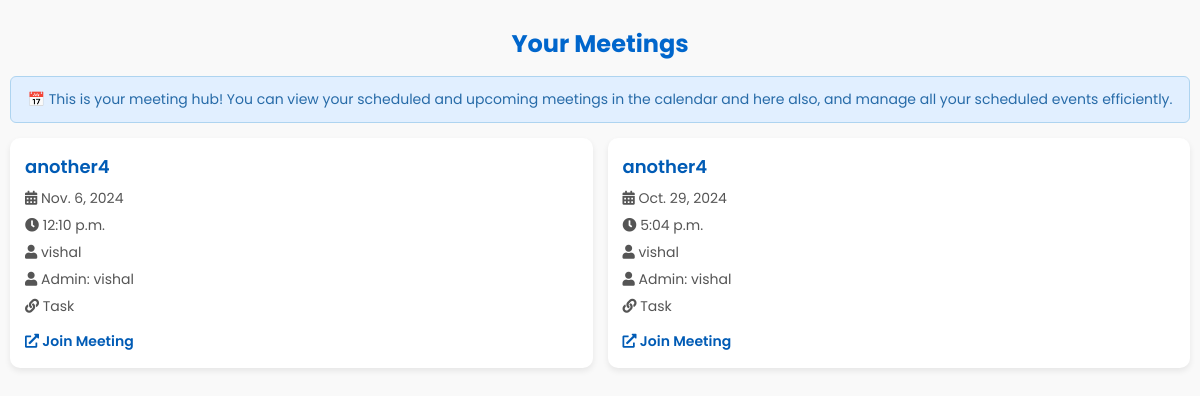
The page /meet/user_meetings/ (signed in) on the database its author committed.
### meet/models.py (models this page shows, shortened)
class Meeting(models.Model):
    title = models.CharField(max_length=100, null=True)
    date = models.DateField(null=True)
    time = models.TimeField(null=True)
    meeting_link=models.TextField(null=True)
    meeting_type=models.CharField(max_length=100, choices=(('Task','Task'),('Standup','Standup'),('Personal','Personal'),('Team','Team')), null=True)
    user = models.ForeignKey(User, on_delete=models.CASCADE, null=True)
    admin = models.ForeignKey(User, related_name='admin_user', on_delete=models.CASCADE, null=True)

### meet/views.py (the view)
# urls.py: path('user_meetings/',user_meetings, name='user_meetings'),
def user_meetings(request):
    meetings=Meeting.objects.filter(user=request.user)
    return render(request,'meet/user_meetings.html',{'meetings':meetings})

### meet/templates/meet/user_meetings.html (shortened to what this page needs)
<!DOCTYPE html>
<html lang="en">
<head>
    <link rel="stylesheet" href="https://cdnjs.cloudflare.com/ajax/libs/font-awesome/5.15.4/css/all.min.css">
</head>
<body>
    <h1>Your Meetings</h1>
    <div class="alert">
        📅 This is your meeting hub! You can view your scheduled and upcoming meetings in the calendar and here also, and manage all your scheduled events efficiently.
    </div>
    <div class="meetings-container">
        {% for meeting in meetings %}
            <div class="meeting-card">
                <div class="meeting-title">{{ meeting.title }}</div>
                <div class="meeting-details"><i class="fas fa-calendar-alt"></i> {{ meeting.date }}</div>
                <div class="meeting-details"><i class="fas fa-clock"></i> {{ meeting.time }}</div>
                <div class="meeting-details"><i class="fas fa-user"></i> {{ meeting.user.username }}</div>
                <div class="meeting-details"><i class="fas fa-user"></i> Admin: {{ meeting.admin.username }}</div>
                <div class="meeting-details"><i class="fas fa-link"></i> {{ meeting.meeting_type }}</div>
                <a href="{{ meeting.meeting_link }}" class="meeting-link"><i class="fas fa-external-link-alt"></i> Join Meeting</a>
            </div>
        {% empty %}
            <div class="meeting-card">
                <p>No meetings scheduled.</p>
            </div>
        {% endfor %}
    </div>
</body>
</html>

### meet/templates/meet/user_meetings.html (style rules this page uses)
body { font-family: 'Poppins', sans-serif; background-color: #f9f9f9; color: #333; margin: 0; padding: 10px; }
h1 { font-size: 24px; text-align: center; color: #0066cc; margin-bottom: 15px; }
.alert { background-color: #e1efff; color: #276ba8; padding: 12px; border-radius: 6px; margin-bottom: 15px; border: 1px solid #aed4f0; font-size: 14px; text-align: center; }
.meetings-container { display: grid; grid-template-columns: repeat(auto-fit, minmax(250px, 1fr)); gap: 15px; margin-top: 15px; }
.meeting-card { background-color: #fff; border-radius: 10px; box-shadow: 0 3px 6px rgba(0, 0, 0, 0.08); padding: 15px; transition: transform 0.25s ease-in-out; }
.meeting-title { font-size: 18px; font-weight: 600; color: #005bb5; margin-bottom: 8px; }
.meeting-details { font-size: 14px; margin-bottom: 6px; color: #555; }
.meeting-link { text-decoration: none; color: #005bb5; font-weight: 600; display: inline-block; font-size: 14px; margin-top: 8px; transition: color 0.25s ease-in-out; }

### rows shown on the page
Meeting: title "another4", date "Nov. 6, 2024", time "12:10 p.m.", user.username "vishal", admin.username "vishal", meeting_type "Task"
Meeting: title "another4", date "Oct. 29, 2024", time "5:04 p.m.", user.username "vishal", admin.username "vishal", meeting_type "Task"
